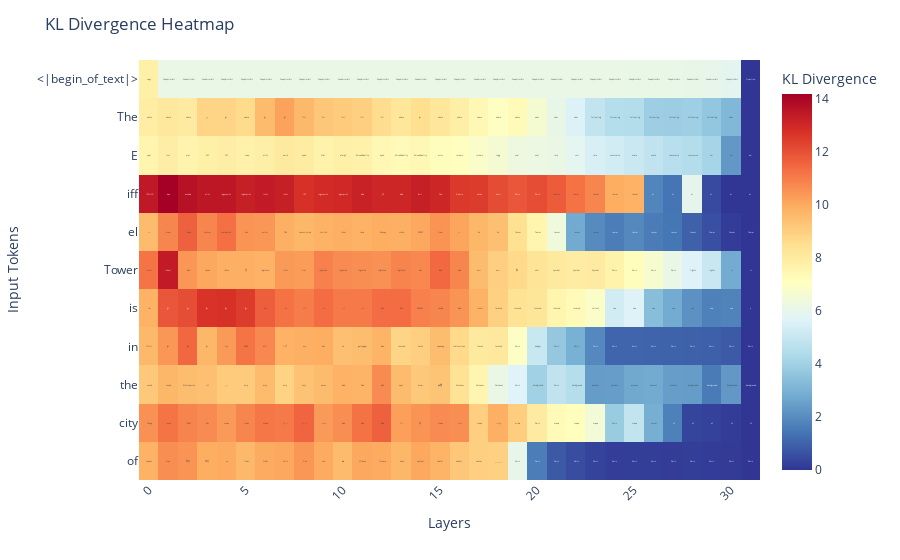

This figure's notebook cell:
### Code cell
ll.logitKLDivergence(llama, prompt, remote=True, heatmap=True, token=None)

### Figure 1 — Plotly figure (JSON) as saved in the notebook; plotly's stock layout.template omitted (floating-point values rounded to 4 significant figures; data arrays with more than 128 entries replaced by an {"elided": "..."} marker saying what was removed)
{"data": [{"coloraxis": "coloraxis", "hovertemplate": "Input Token: %{y}<br>Layer: %{x}<br>Predicted Token: %{text}<br>KL Divergence: %{z:.4f}<extra></extra>", "name": "0", "text": {"elided": "11x32 str values"}, "texttemplate": "%{text}", "type": "heatmap", "x": [0, 1, 2, 3, 4, 5, 6, 7, 8, 9, 10, 11, 12, 13, 14, 15, 16, 17, 18, 19, 20, 21, 22, 23, 24, 25, 26, 27, 28, 29, 30, 31], "xaxis": "x", "y": ["<|begin_of_text|>", "The", " E", "iff", "el", " Tower", " is", " in", " the", " city", " of"], "yaxis": "y", "z": {"elided": "11x32 float values"}}], "layout": {"coloraxis": {"colorbar": {"title": {"text": "KL Divergence"}}, "colorscale": [[0, "rgb(49,54,149)"], [0.1, "rgb(69,117,180)"], [0.2, "rgb(116,173,209)"], [0.3, "rgb(171,217,233)"], [0.4, "rgb(224,243,248)"], [0.5, "rgb(255,255,191)"], [0.6, "rgb(254,224,144)"], [0.7, "rgb(253,174,97)"], [0.8, "rgb(244,109,67)"], [0.9, "rgb(215,48,39)"], [1, "rgb(165,0,38)"]]}, "margin": {"t": 60}, "title": {"text": "KL Divergence Heatmap"}, "xaxis": {"anchor": "y", "constrain": "domain", "domain": [0, 1], "scaleanchor": "y", "tickangle": -45, "title": {"text": "Layers"}}, "yaxis": {"anchor": "x", "autorange": "reversed", "constrain": "domain", "domain": [0, 1], "title": {"text": "Input Tokens"}}}}
